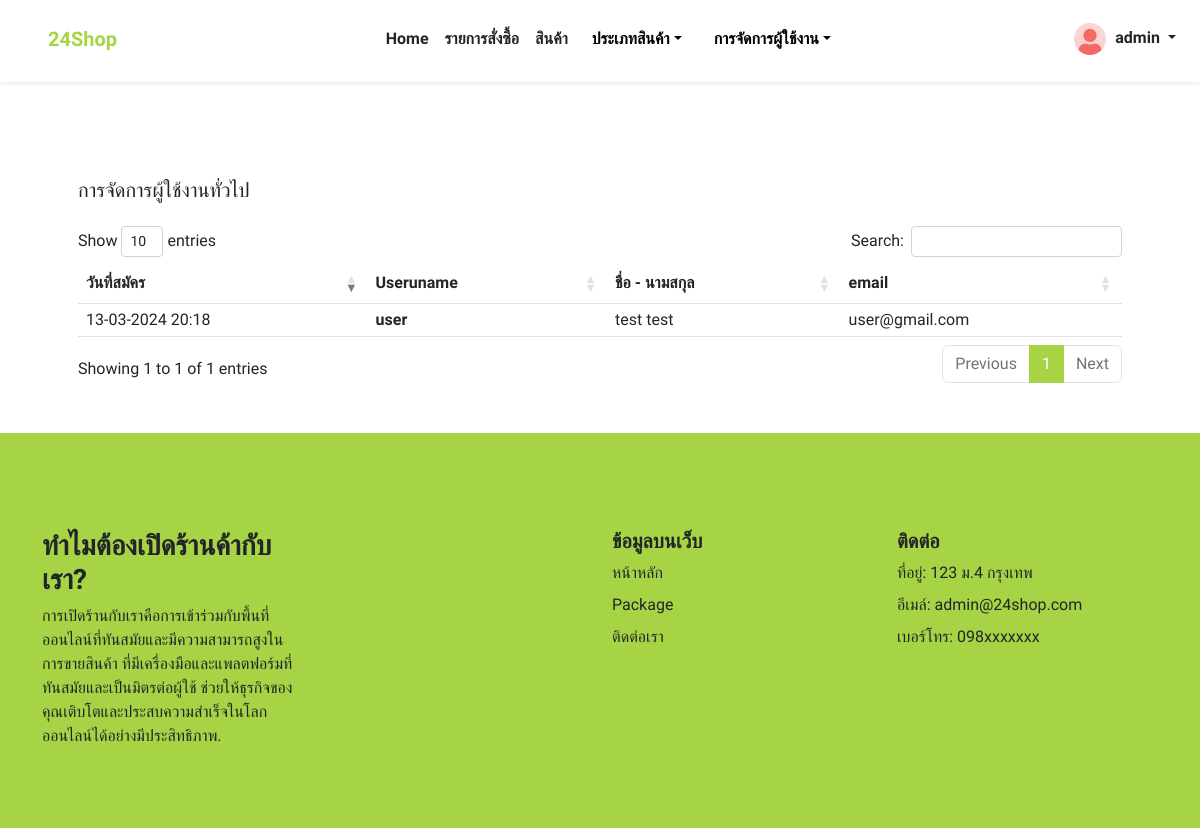
The app's page /admin/general-users.php (signed in) with its own data.
### tables this page shows
CREATE TABLE IF NOT EXISTS `customers` (
  `user_name` varchar(100) NOT NULL,
  `firstname` varchar(100) NOT NULL,
  `lastname` varchar(100) NOT NULL,
  `email` varchar(100) NOT NULL,
  `tel` varchar(40) NOT NULL,
  `password` varchar(100) NOT NULL,
  `role` int NOT NULL,
  `status` int NOT NULL,
  `created_at` datetime NOT NULL,
  `updated_at` timestamp NOT NULL DEFAULT CURRENT_TIMESTAMP ON UPDATE CURRENT_TIMESTAMP,
  PRIMARY KEY (`user_name`)
);

### admin/general-users.php (the view, shortened to what this page needs)
<?php
require_once("../config/config.inc.php");
?>
<!DOCTYPE html>
<html lang="en">
<head>
    <link href="https://cdn.jsdelivr.net/npm/bootstrap-icons@1.5.0/font/bootstrap-icons.css" rel="stylesheet" />
    <link href="../css/styles.css" rel="stylesheet" />
    <link rel="stylesheet" href="https://cdn.datatables.net/1.13.1/css/dataTables.bootstrap4.min.css">
</head>
<body class="d-flex flex-column min-vh-100">
    <?php
    include("./components/navbar.php"); ?>
    <section class="py-5">
        <div class="container px-4 px-lg-5 mt-5">
            <div class="d-flex justify-content-between">
                <h5 class="card-title mb-4">การจัดการผู้ใช้งานทั่วไป</h5>
            </div>
            <div class="table-responsive">
                <table class="table" id="tableUsersGeneral">
                    <thead>
                        <tr class="text-nowrap">
                            <th>วันที่สมัคร</th>
                            <th>Useruname</th>
                            <th>ชื่อ - นามสกุล</th>
                            <th>email</th>
                        </tr>
                    </thead>
                    <tbody>
                        <?php
                        $sqlGetUsers = "SELECT * FROM `customers` WHERE role = '1';";
                        $resultGetUsers = $conn->query($sqlGetUsers);
                        while ($rowGetUsers = $resultGetUsers->fetch_assoc()) {
                        ?>
                            <tr>
                                <td class="py-1">
                                    <?php echo date("d-m-Y H:i", strtotime($rowGetUsers["created_at"]))?>
                                </td>
                                <td class="py-1">
                                    <a href="detail-general-users?username=<?php echo $rowGetUsers["user_name"] ?>" class="fw-bold text-dark text-decoration-none">
                                        <?php echo $rowGetUsers["user_name"] ?>
                                    </a>
                                </td>
                                <td class="py-1">
                                    <?php echo $rowGetUsers["firstname"]." ".$rowGetUsers["lastname"] ?>
                                </td>
                                <td class="py-1">
                                    <?php echo $rowGetUsers["email"] ?>
                                </td>
                            </tr>
                        <?php } ?>
                    </tbody>
                </table>
            </div>
        </div>
    </section>
    <?php include("./components/footer.php"); ?>
</body>
</html>

### records on screen
customers: created_at "13-03-2024 20:18", user_name "user", firstname "test", lastname "test", email "user@gmail.com"

### other values on screen
$_SESSION["user_name"] "admin"
